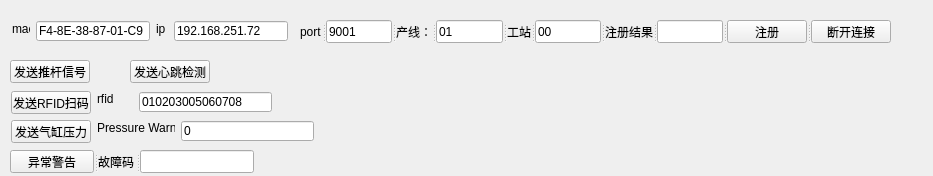
<?xml version="1.0" encoding="UTF-8"?>
<ui version="4.0">
 <class>Form</class>
 <widget class="QWidget" name="Form">
  <property name="geometry">
   <rect>
    <x>0</x>
    <y>0</y>
    <width>933</width>
    <height>176</height>
   </rect>
  </property>
  <property name="windowTitle">
   <string>Form</string>
  </property>
  <widget class="QLabel" name="label">
   <property name="geometry">
    <rect>
     <x>12</x>
     <y>21</y>
     <width>18</width>
     <height>16</height>
    </rect>
   </property>
   <property name="text">
    <string>mac</string>
   </property>
  </widget>
  <widget class="QLineEdit" name="lineEdit">
   <property name="geometry">
    <rect>
     <x>36</x>
     <y>21</y>
     <width>114</width>
     <height>20</height>
    </rect>
   </property>
   <property name="text">
    <string>F4-8E-38-87-01-C9</string>
   </property>
  </widget>
  <widget class="QLabel" name="label_6">
   <property name="geometry">
    <rect>
     <x>156</x>
     <y>21</y>
     <width>16</width>
     <height>16</height>
    </rect>
   </property>
   <property name="text">
    <string>ip</string>
   </property>
  </widget>
  <widget class="QLineEdit" name="lineEdit_6">
   <property name="geometry">
    <rect>
     <x>174</x>
     <y>21</y>
     <width>114</width>
     <height>20</height>
    </rect>
   </property>
   <property name="text">
    <string>192.168.251.72</string>
   </property>
  </widget>
  <widget class="QSplitter" name="splitter">
   <property name="geometry">
    <rect>
     <x>300</x>
     <y>20</y>
     <width>591</width>
     <height>23</height>
    </rect>
   </property>
   <property name="orientation">
    <enum>Qt::Horizontal</enum>
   </property>
   <widget class="QLabel" name="label_7">
    <property name="text">
     <string>port</string>
    </property>
   </widget>
   <widget class="QLineEdit" name="lineEdit_7">
    <property name="text">
     <string>9001</string>
    </property>
   </widget>
   <widget class="QLabel" name="label_50">
    <property name="text">
     <string>产线：</string>
    </property>
   </widget>
   <widget class="QLineEdit" name="lineEdit_50">
    <property name="text">
     <string>01</string>
    </property>
   </widget>
   <widget class="QLabel" name="label_49">
    <property name="text">
     <string>工站</string>
    </property>
   </widget>
   <widget class="QLineEdit" name="lineEdit_49">
    <property name="text">
     <string>00</string>
    </property>
   </widget>
   <widget class="QLabel" name="label_2">
    <property name="text">
     <string>注册结果</string>
    </property>
   </widget>
   <widget class="QLineEdit" name="lineEdit_2"/>
   <widget class="QPushButton" name="pushButton_2">
    <property name="text">
     <string>注册</string>
    </property>
   </widget>
   <widget class="QPushButton" name="pushButton">
    <property name="text">
     <string>断开连接</string>
    </property>
   </widget>
  </widget>
  <widget class="QPushButton" name="pushButton_3">
   <property name="geometry">
    <rect>
     <x>11</x>
     <y>91</y>
     <width>80</width>
     <height>23</height>
    </rect>
   </property>
   <property name="text">
    <string>发送RFID扫码</string>
   </property>
  </widget>
  <widget class="QLabel" name="label_4">
   <property name="geometry">
    <rect>
     <x>97</x>
     <y>91</y>
     <width>24</width>
     <height>16</height>
    </rect>
   </property>
   <property name="text">
    <string>rfid</string>
   </property>
  </widget>
  <widget class="QLineEdit" name="lineEdit_4">
   <property name="geometry">
    <rect>
     <x>139</x>
     <y>92</y>
     <width>133</width>
     <height>20</height>
    </rect>
   </property>
   <property name="text">
    <string>010203005060708</string>
   </property>
  </widget>
  <widget class="QPushButton" name="pushButton_5">
   <property name="geometry">
    <rect>
     <x>10</x>
     <y>60</y>
     <width>80</width>
     <height>23</height>
    </rect>
   </property>
   <property name="text">
    <string>发送推杆信号</string>
   </property>
  </widget>
  <widget class="QPushButton" name="pushButton_4">
   <property name="geometry">
    <rect>
     <x>11</x>
     <y>120</y>
     <width>80</width>
     <height>23</height>
    </rect>
   </property>
   <property name="text">
    <string>发送气缸压力</string>
   </property>
  </widget>
  <widget class="QLabel" name="label_9">
   <property name="geometry">
    <rect>
     <x>97</x>
     <y>120</y>
     <width>78</width>
     <height>16</height>
    </rect>
   </property>
   <property name="text">
    <string>Pressure Warn</string>
   </property>
  </widget>
  <widget class="QLineEdit" name="lineEdit_9">
   <property name="geometry">
    <rect>
     <x>181</x>
     <y>121</y>
     <width>133</width>
     <height>20</height>
    </rect>
   </property>
   <property name="text">
    <string>0</string>
   </property>
  </widget>
  <widget class="QPushButton" name="pushButton_6">
   <property name="geometry">
    <rect>
     <x>130</x>
     <y>60</y>
     <width>80</width>
     <height>23</height>
    </rect>
   </property>
   <property name="text">
    <string>发送心跳检测</string>
   </property>
  </widget>
  <widget class="QSplitter" name="splitter_2">
   <property name="geometry">
    <rect>
     <x>10</x>
     <y>150</y>
     <width>244</width>
     <height>23</height>
    </rect>
   </property>
   <property name="orientation">
    <enum>Qt::Horizontal</enum>
   </property>
   <widget class="QPushButton" name="pushButton_7">
    <property name="text">
     <string>异常警告</string>
    </property>
   </widget>
   <widget class="QLabel" name="label_3">
    <property name="text">
     <string>故障码</string>
    </property>
   </widget>
   <widget class="QLineEdit" name="lineEdit_3"/>
  </widget>
  <zorder>label</zorder>
  <zorder>lineEdit</zorder>
  <zorder>label_6</zorder>
  <zorder>lineEdit_6</zorder>
  <zorder>splitter</zorder>
  <zorder>layoutWidget</zorder>
  <zorder>pushButton_7</zorder>
  <zorder>label_3</zorder>
  <zorder>lineEdit_3</zorder>
 </widget>
 <resources/>
 <connections/>
</ui>
